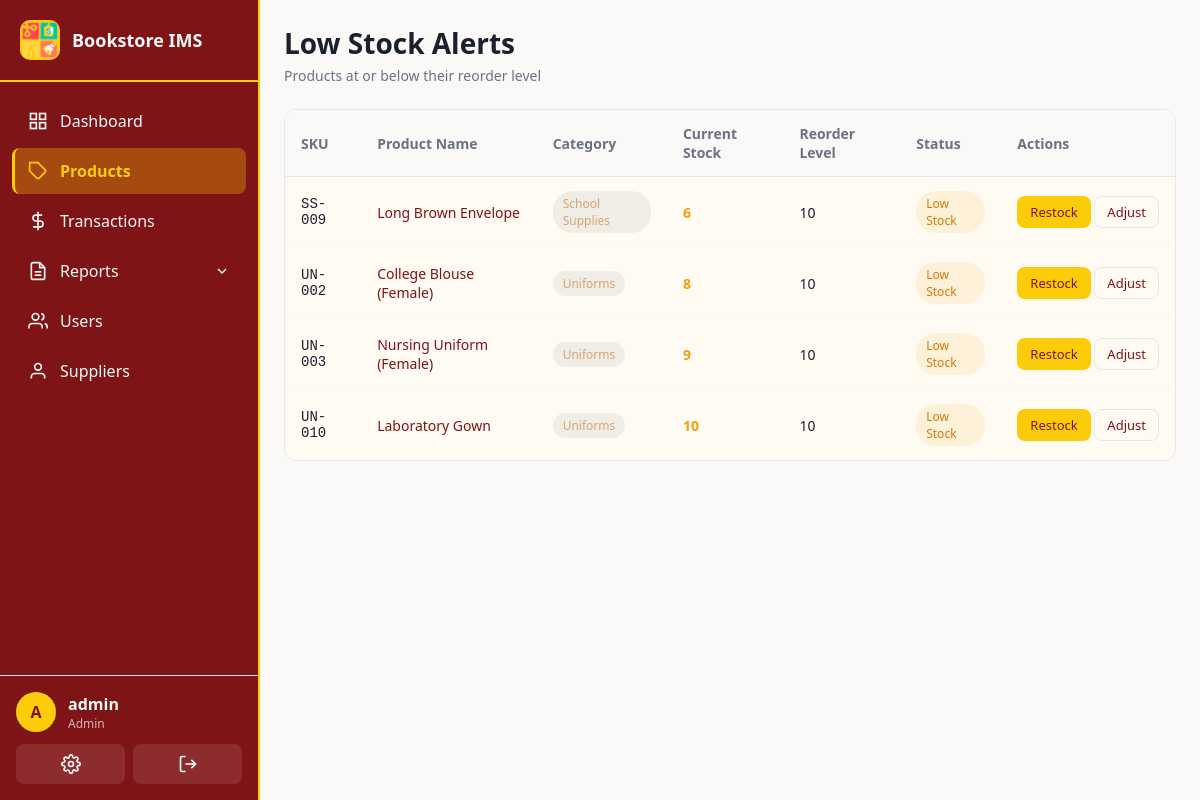
Screenshot of /products/low-stock (signed in) with the database file from the repository.
### app/models.py (models this page shows, shortened)
class User(UserMixin, db.Model):
    __tablename__ = 'users'
    id = db.Column(db.Integer, primary_key=True)
    username = db.Column(db.String(80), unique=True, nullable=False, index=True)
    email = db.Column(db.String(120), unique=True, nullable=False)
    password_hash = db.Column(db.String(256), nullable=False)
    role = db.Column(db.String(20), nullable=False, default=Role.STAFF)
    is_active = db.Column(db.Boolean, default=True)
    created_at = db.Column(db.DateTime, default=utc_now)
    last_login = db.Column(db.DateTime)
    transactions = db.relationship('Transaction', backref='user', lazy='dynamic')
    audit_logs = db.relationship('AuditLog', backref='user', lazy='dynamic')
    cash_ledger_entries = db.relationship('CashLedger', backref='user', lazy='dynamic')
    def is_admin(self):
        return self.role == Role.ADMIN

class Product(db.Model):
    __tablename__ = 'products'
    id = db.Column(db.Integer, primary_key=True)
    sku = db.Column(db.String(50), unique=True, nullable=False, index=True)  # Stock Keeping Unit
    name = db.Column(db.String(200), nullable=False)
    description = db.Column(db.Text)
    category_id = db.Column(db.Integer, db.ForeignKey('categories.id'), nullable=False)
    cost_price = db.Column(db.Float, nullable=False, default=0.0)  # Purchase cost
    selling_price = db.Column(db.Float, nullable=False, default=0.0)
    quantity = db.Column(db.Integer, nullable=False, default=0)
    reorder_level = db.Column(db.Integer, nullable=False, default=10)  # Low stock threshold
    isbn = db.Column(db.String(20))
    author = db.Column(db.String(200))
    publisher = db.Column(db.String(200))
    is_active = db.Column(db.Boolean, default=True)
    created_at = db.Column(db.DateTime, default=utc_now)
    updated_at = db.Column(db.DateTime, default=utc_now, onupdate=utc_now)
    stock_movements = db.relationship('StockMovement', backref='product', lazy='dynamic')
    transaction_items = db.relationship('TransactionItem', backref='product', lazy='dynamic')

class Category(db.Model):
    __tablename__ = 'categories'
    id = db.Column(db.Integer, primary_key=True)
    name = db.Column(db.String(100), unique=True, nullable=False)
    description = db.Column(db.String(255))
    created_at = db.Column(db.DateTime, default=utc_now)
    products = db.relationship('Product', backref='category', lazy='dynamic')

### app/routes/products.py (the view)
@products_bp.route('/low-stock')
@login_required
def low_stock():
    products = Product.query.filter(
        Product.quantity <= Product.reorder_level,
        Product.is_active == True
    ).order_by(Product.quantity).all()
    return render_template('products/low_stock.html', products=products)

### app/__init__.py (called while the page is built)
@login_manager.user_loader
def load_user(user_id):
    return db.session.get(User, int(user_id))

### app/templates/products/low_stock.html (shortened to what this page needs)
{% extends "base.html" %}
{% block content %}
<div class="page-header">
  <div class="page-header-left">
    <h1>Low Stock Alerts</h1>
    <p class="page-subtitle">Products at or below their reorder level</p>
  </div>
</div>
<div class="table-card">
  {% if products %}
  <table class="data-table">
    <thead>
      <tr>
        <th>SKU</th>
        <th>Product Name</th>
        <th>Category</th>
        <th>Current Stock</th>
        <th>Reorder Level</th>
        <th>Status</th>
        <th>Actions</th>
      </tr>
    </thead>
    <tbody>
      {% for product in products %}
      <tr class="{% if product.quantity == 0 %}row-danger{% else %}row-warning{% endif %}">
        <td class="sku-cell">{{ product.sku }}</td>
        <td>
          <a href="{{ url_for('products.view_product', id=product.id) }}" class="product-name">
            {{ product.name }}
          </a>
        </td>
        <td>
          <span class="badge badge-category">{{ product.category.name }}</span>
        </td>
        <td class="stock-cell {% if product.quantity == 0 %}text-danger{% else %}text-warning{% endif %}">
          <strong>{{ product.quantity }}</strong>
        </td>
        <td>{{ product.reorder_level }}</td>
        <td>
          {% if product.quantity == 0 %}
          <span class="badge badge-danger">Out of Stock</span>
          {% else %}
          <span class="badge badge-warning">Low Stock</span>
          {% endif %}
        </td>
        <td class="actions-cell">
          <a href="{{ url_for('transactions.new_purchase') }}" class="btn btn-sm btn-primary">Restock</a>
          <a href="{{ url_for('products.adjust_stock', id=product.id) }}" class="btn btn-sm btn-outline">Adjust</a>
        </td>
      </tr>
      {% endfor %}
    </tbody>
  </table>
  {% endif %}
</div>
{% endblock %}

### app/templates/base.html (shortened to what this page needs)
<!doctype html>
<html>
  <head>
    <link rel="stylesheet" href="{{ url_for('static', filename='css/main.css') }}">
  </head>
  <body class="{% block body_class %}{% endblock %}">
    {% if current_user.is_authenticated %}
    <nav class="sidebar" id="mobile-sidebar">
      <div class="sidebar-header">
        <div class="sidebar-logo">
          <img src="{{ url_for('static', filename='images/bookstore-logo.png') }}" alt="Bookstore Logo" style="width: 100%; height: 100%; object-fit: contain;">
        </div>
        <span class="sidebar-title">Bookstore IMS</span>
      </div>
      <ul class="sidebar-menu">
        <li class="{% if request.endpoint == 'main.dashboard' %}active{% endif %}">
          <a href="{{ url_for('main.dashboard') }}">
            <svg viewBox="0 0 24 24" fill="none" stroke="currentColor" stroke-width="2">
              <rect x="3" y="3" width="7" height="7"></rect>
              <rect x="14" y="3" width="7" height="7"></rect>
              <rect x="14" y="14" width="7" height="7"></rect>
              <rect x="3" y="14" width="7" height="7"></rect>
            </svg>
            <span>Dashboard</span>
          </a>
        </li>
        <li class="{% if 'products' in request.endpoint %}active{% endif %}">
          <a href="{{ url_for('products.list_products') }}">
            <svg viewBox="0 0 24 24" fill="none" stroke="currentColor" stroke-width="2">
              <path d="M20.59 13.41l-7.17 7.17a2 2 0 0 1-2.83 0L2 12V2h10l8.59 8.59a2 2 0 0 1 0 2.82z"></path>
              <line x1="7" y1="7" x2="7.01" y2="7"></line>
            </svg>
            <span>Products</span>
          </a>
        </li>
        <li class="{% if 'transactions' in request.endpoint %}active{% endif %}">
          <a href="{{ url_for('transactions.list_transactions') }}">
            <svg viewBox="0 0 24 24" fill="none" stroke="currentColor" stroke-width="2">
              <line x1="12" y1="1" x2="12" y2="23"></line>
              <path d="M17 5H9.5a3.5 3.5 0 0 0 0 7h5a3.5 3.5 0 0 1 0 7H6"></path>
            </svg>
            <span>Transactions</span>
          </a>
        </li>
        <li class="submenu-trigger {% if 'reports' in request.endpoint %}active{% endif %}">
          <a href="#">
            <svg viewBox="0 0 24 24" fill="none" stroke="currentColor" stroke-width="2">
              <path d="M14 2H6a2 2 0 0 0-2 2v16a2 2 0 0 0 2 2h12a2 2 0 0 0 2-2V8z"></path>
              <polyline points="14 2 14 8 20 8"></polyline>
              <line x1="16" y1="13" x2="8" y2="13"></line>
              <line x1="16" y1="17" x2="8" y2="17"></line>
            </svg>
            <span>Reports</span>
            <svg class="submenu-arrow" viewBox="0 0 24 24" fill="none" stroke="currentColor" stroke-width="2">
              <polyline points="6 9 12 15 18 9"></polyline>
            </svg>
          </a>
        </li>
        {% if current_user.is_admin() %}
        <li class="{% if 'users' in request.endpoint and request.endpoint != 'users.profile' %}active{% endif %}">
          <a href="{{ url_for('users.list_users') }}">
            <svg viewBox="0 0 24 24" fill="none" stroke="currentColor" stroke-width="2">
              <path d="M17 21v-2a4 4 0 0 0-4-4H5a4 4 0 0 0-4 4v2"></path>
              <circle cx="9" cy="7" r="4"></circle>
              <path d="M23 21v-2a4 4 0 0 0-3-3.87"></path>
              <path d="M16 3.13a4 4 0 0 1 0 7.75"></path>
            </svg>
            <span>Users</span>
          </a>
        </li>
        <li class="{% if 'suppliers' in request.endpoint %}active{% endif %}">
          <a href="{{ url_for('suppliers.list_suppliers') }}">
            <svg viewBox="0 0 24 24" fill="none" stroke="currentColor" stroke-width="2">
              <path d="M20 21v-2a4 4 0 0 0-4-4H8a4 4 0 0 0-4 4v2"></path>
              <circle cx="12" cy="7" r="4"></circle>
            </svg>
            <span>Suppliers</span>
          </a>
        </li>
        {% endif %}
      </ul>
      <div class="sidebar-footer">
        <div class="user-info">
          <div class="user-avatar">{{ current_user.username[0].upper() }}</div>
          <div class="user-details">
            <span class="user-name">{{ current_user.username }}</span>
            <span class="user-role">{{ current_user.role.title() }}</span>
          </div>
        </div>
        <div class="sidebar-actions">
          <a href="{{ url_for('users.profile') }}" class="action-btn" title="Profile">
          </a>
          <a href="{{ url_for('auth.logout') }}" class="action-btn" title="Logout">
            <svg viewBox="0 0 24 24" fill="none" stroke="currentColor" stroke-width="2">
              <path d="M9 21H5a2 2 0 0 1-2-2V5a2 2 0 0 1 2-2h4"></path>
              <polyline points="16 17 21 12 16 7"></polyline>
              <line x1="21" y1="12" x2="9" y2="12"></line>
            </svg>
          </a>
        </div>
      </div>
    </nav>
    <main class="main-content">
      {% block content %}{% endblock %}
    </main>
    {% else %}
    {% block content_public %}{% endblock %}
    {% endif %}
  </body>
</html>

### rows the page displays
User: username "A", username "admin", role "Admin"
Product: sku "SS-009", name "Long Brown Envelope", category.name "School Supplies", quantity "6", reorder_level "10", shows "Low Stock"
Product: sku "UN-002", name "College Blouse (Female)", category.name "Uniforms", quantity "8", reorder_level "10", shows "Low Stock"
Product: sku "UN-003", name "Nursing Uniform (Female)", category.name "Uniforms", quantity "9", reorder_level "10", shows "Low Stock"
Product: sku "UN-010", name "Laboratory Gown", category.name "Uniforms", quantity "10", reorder_level "10", shows "Low Stock"
